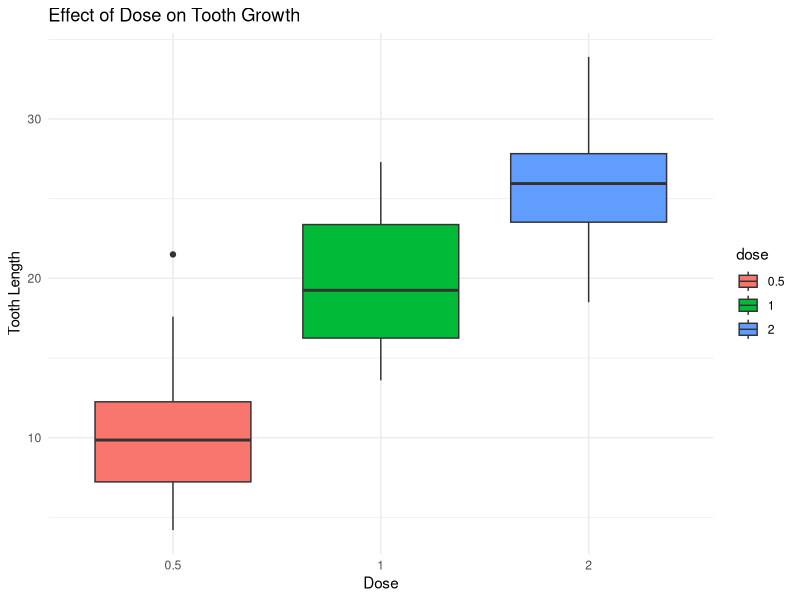
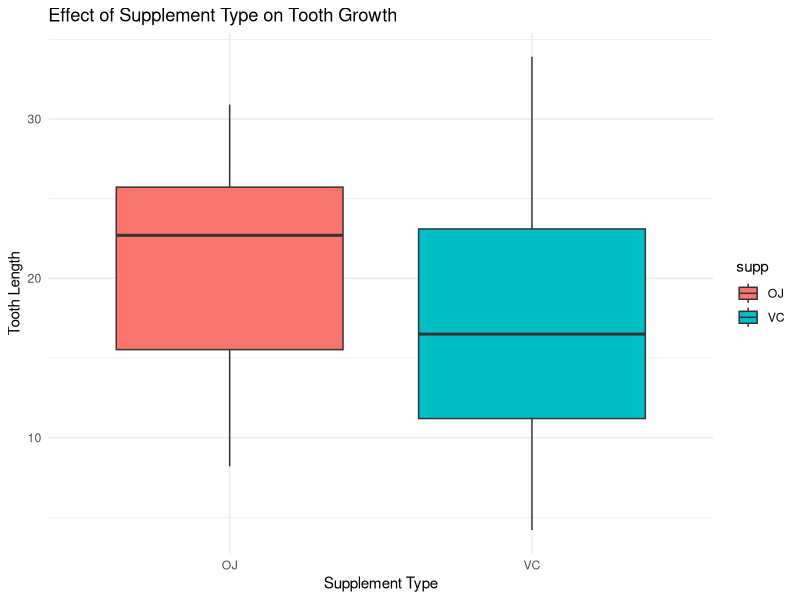
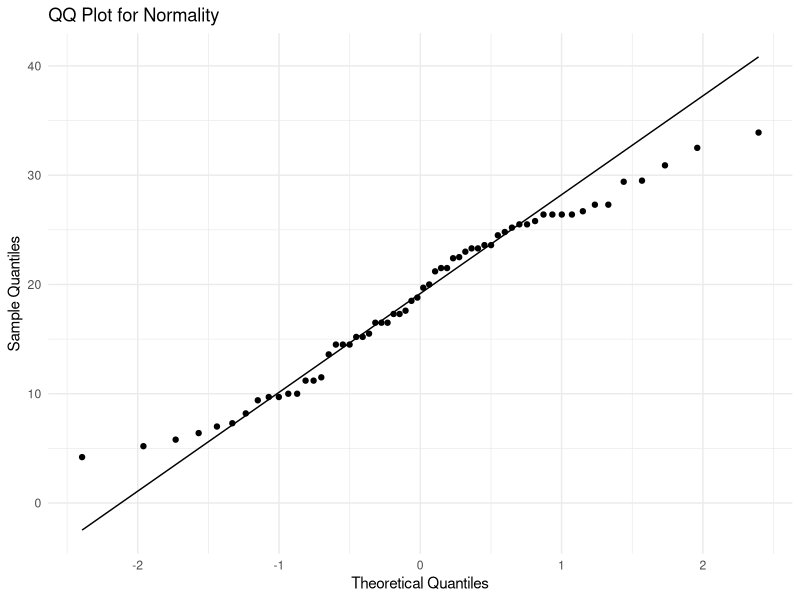
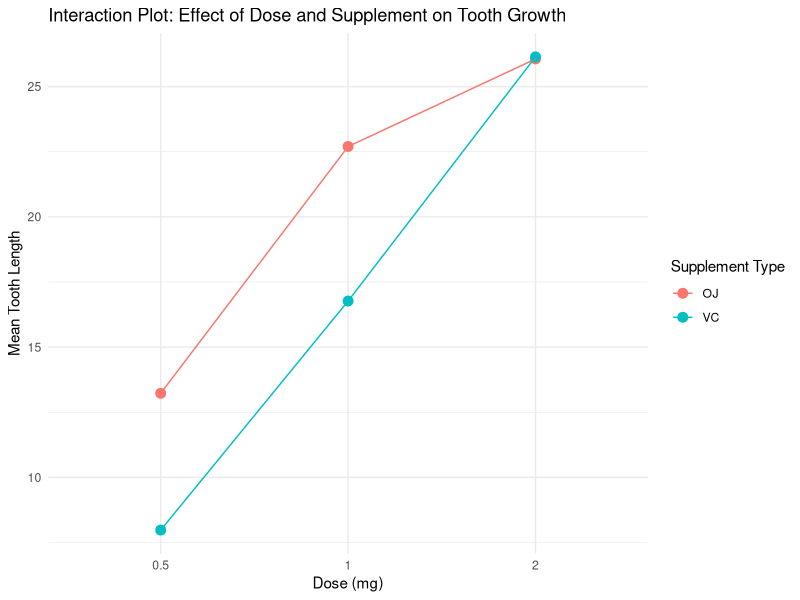
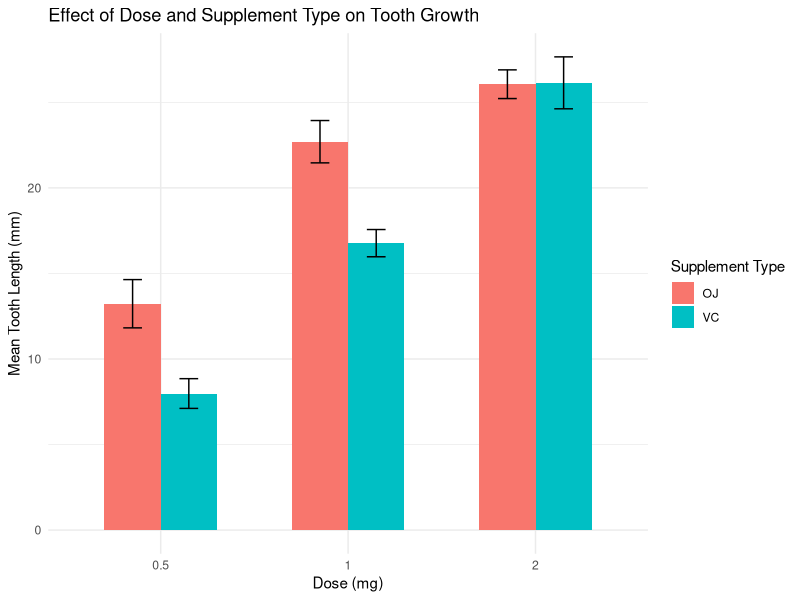
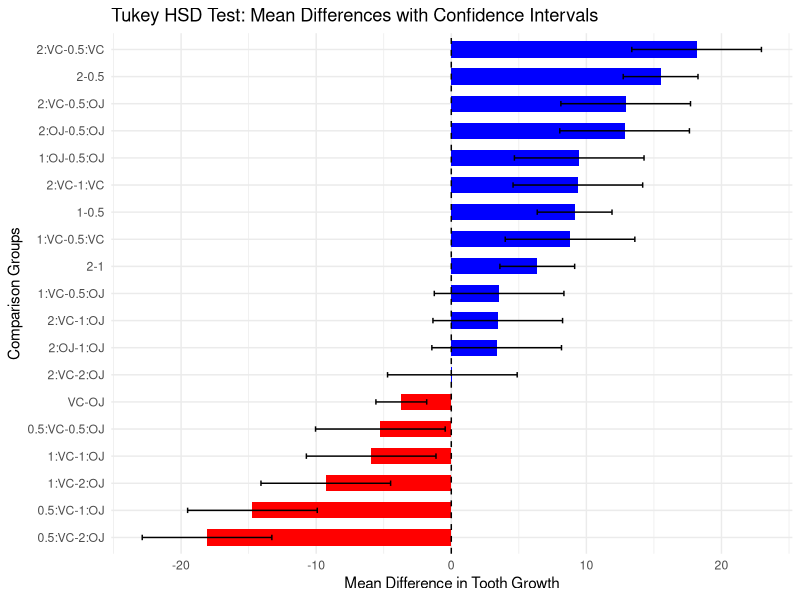

Source code (R) for these figures, in order:
## ---- chunk 1
# Data Loading and Preparation

# Load necessary libraries
library(ggplot2)
library(car)
library(dplyr)

# Load the dataset
data("ToothGrowth")

# Create a local copy
tooth_data <- ToothGrowth

# Convert dose and supp to factors
tooth_data$dose <- as.factor(tooth_data$dose)
tooth_data$supp <- as.factor(tooth_data$supp)

# View summary statistics
summary(tooth_data)

## ---- chunk 2
# Boxplot of Tooth Length by Dose
ggplot(tooth_data, aes(x = dose, y = len, fill = dose)) +
  geom_boxplot() +
  labs(title = "Effect of Dose on Tooth Growth", x = "Dose", y = "Tooth Length") +
  theme_minimal()

# Boxplot of Tooth Length by Supplement Type
ggplot(tooth_data, aes(x = supp, y = len, fill = supp)) +
  geom_boxplot() +
  labs(title = "Effect of Supplement Type on Tooth Growth", x = "Supplement Type", y = "Tooth Length") +
  theme_minimal()
## ---- chunk 3
# Perform Shapiro-Wilk test for normality
shapiro_result <- shapiro.test(tooth_data$len)

# Print formatted results
cat("\n------------------------------------------\n")
cat("         SHAPIRO-WILK TEST FOR NORMALITY        \n")
cat("------------------------------------------\n")
cat(sprintf("Test Statistic (W)   : %.5f", shapiro_result$statistic))
cat(sprintf("\nP-Value              : %.5f", shapiro_result$p.value))

# Interpretation based on p-value
if (shapiro_result$p.value > 0.05) {
  cat("\n\nConclusion: The p-value is greater than 0.05, so we fail to reject the null hypothesis.\n")
  cat("This suggests that the data follows a normal distribution. ✅\n")
} else {
  cat("\n\nConclusion: The p-value is less than 0.05, so we reject the null hypothesis.\n")
  cat("This suggests that the data significantly deviates from a normal distribution. ❌\n")
}
cat("\n------------------------------------------\n")

# Generate QQ Plot
qq_plot <- ggplot(tooth_data, aes(sample = len)) +
  stat_qq() +
  stat_qq_line() +
  labs(title = "QQ Plot for Normality",
       x = "Theoretical Quantiles",
       y = "Sample Quantiles") +
  theme_minimal()

# Print the QQ Plot
print(qq_plot)

## ---- chunk 4
# Load necessary library
library(car)

# Perform Levene's Test for Dose
levene_dose <- leveneTest(len ~ dose, data = tooth_data)

# Perform Levene's Test for Supplement
levene_supp <- leveneTest(len ~ supp, data = tooth_data)

# Print formatted results
cat("\n------------------------------------------\n")
cat("     LEVENE'S TEST FOR HOMOGENEITY OF VARIANCE    \n")
cat("------------------------------------------\n")

# Print results for Dose
cat("\n📌 Testing Variance Across Dose Groups:\n")
cat(sprintf("Test Statistic (F)   : %.5f", levene_dose$"F value"[1]))
cat(sprintf("\nP-Value              : %.5f", levene_dose$"Pr(>F)"[1]))

# Interpretation for Dose
if (levene_dose$"Pr(>F)"[1] > 0.05) {
  cat("\n\nConclusion: The p-value is greater than 0.05, so we fail to reject the null hypothesis.\n")
  cat("This suggests that the variance is equal across different dose groups. ✅\n")
} else {
  cat("\n\nConclusion: The p-value is less than 0.05, so we reject the null hypothesis.\n")
  cat("This suggests that the variance differs significantly across dose groups. ❌\n")
}

# Print results for Supplement
cat("\n\n📌 Testing Variance Across Supplement Types:\n")
cat(sprintf("Test Statistic (F)   : %.5f", levene_supp$"F value"[1]))
cat(sprintf("\nP-Value              : %.5f", levene_supp$"Pr(>F)"[1]))

# Interpretation for Supplement
if (levene_supp$"Pr(>F)"[1] > 0.05) {
  cat("\n\nConclusion: The p-value is greater than 0.05, so we fail to reject the null hypothesis.\n")
  cat("This suggests that the variance is equal across supplement types (OJ & VC). ✅\n")
} else {
  cat("\n\nConclusion: The p-value is less than 0.05, so we reject the null hypothesis.\n")
  cat("This suggests that the variance differs significantly across supplement types. ❌\n")
}
cat("\n------------------------------------------\n")
## ---- chunk 5
# Perform One-Factor ANOVA for Dose
anova_dose <- aov(len ~ dose, data = tooth_data)
anova_dose_summary <- summary(anova_dose)

# Print formatted output
cat("\n------------------------------------------\n")
cat("     ONE-FACTOR ANOVA: EFFECT OF DOSE     \n")
cat("------------------------------------------\n")
print(anova_dose_summary)

## ---- chunk 6
# Perform One-Factor ANOVA for Supplement Type
anova_supp <- aov(len ~ supp, data = tooth_data)
anova_supp_summary <- summary(anova_supp)

# Print formatted output
cat("\n-----------------------------------------\n")
cat("  ONE-FACTOR ANOVA: EFFECT OF SUPPLEMENT  \n")
cat("------------------------------------------\n")
print(anova_supp_summary)
## ---- chunk 7
# Perform Two-Factor ANOVA (without interaction)
anova_additive <- aov(len ~ dose + supp, data = tooth_data)
anova_additive_summary <- summary(anova_additive)

# Print formatted output
cat("\n--------------------------------------------------\n")
cat("   TWO-FACTOR ANOVA: ADDITIVE MODEL (DOSE + SUPP)   \n")
cat("----------------------------------------------------\n")
print(anova_additive_summary)
## ---- chunk 8
# Perform Two-Factor ANOVA (with interaction)
anova_interaction <- aov(len ~ dose * supp, data = tooth_data)
anova_interaction_summary <- summary(anova_interaction)

# Print formatted output
cat("\n----------------------------------------------------------\n")
cat("   TWO-FACTOR ANOVA: MODEL WITH INTERACTION (DOSE * SUPP)   \n")
cat("------------------------------------------------------------\n")
print(anova_interaction_summary)
## ---- chunk 9

# Generate interaction plot
ggplot(tooth_data, aes(x = dose, y = len, color = supp, group = supp)) +
  stat_summary(fun = mean, geom = "point", size = 3) +
  stat_summary(fun = mean, geom = "line") +
  labs(title = "Interaction Plot: Effect of Dose and Supplement on Tooth Growth",
       x = "Dose (mg)", y = "Mean Tooth Length", color = "Supplement Type") +
  theme_minimal()
## ---- chunk 10
# Compute summary statistics (mean & standard error)
summary_data <- tooth_data %>%
  group_by(dose, supp) %>%
  summarise(
    mean_len = mean(len),
    se = sd(len) / sqrt(n())  # Standard Error
  )

# View summary data
#print(summary_data)

# Bar plot with error bars
ggplot(summary_data, aes(x = dose, y = mean_len, fill = supp)) +
  geom_bar(stat = "identity", position = position_dodge(), width = 0.6) +
  geom_errorbar(aes(ymin = mean_len - se, ymax = mean_len + se),
                width = 0.2, position = position_dodge(0.6)) +
  labs(
    title = "Effect of Dose and Supplement Type on Tooth Growth",
    x = "Dose (mg)", 
    y = "Mean Tooth Length (mm)", 
    fill = "Supplement Type"
  ) +
  theme_minimal()
## ---- chunk 11
# Tukey's Honest Significant Difference Test
tukey_result <- TukeyHSD(anova_interaction)

# Print results
cat("\n------------------------------------------\n")
cat("     TUKEY MULTIPLE COMPARISONS OF MEANS    \n")
cat("--------------------------------------------\n")
print(tukey_result)
## ---- chunk 12
# Convert Tukey HSD results into a dataframe for plotting
tukey_dose <- as.data.frame(tukey_result$dose)
tukey_supp <- as.data.frame(tukey_result$supp)
tukey_interaction <- as.data.frame(tukey_result$`dose:supp`)  # Ensure proper access

# Add comparison names
tukey_dose$Comparison <- rownames(tukey_dose)
tukey_supp$Comparison <- rownames(tukey_supp)
tukey_interaction$Comparison <- rownames(tukey_interaction)

# Rename columns for clarity
colnames(tukey_dose) <- c("Mean_Difference", "Lower_CI", "Upper_CI", "P_Value", "Comparison")
colnames(tukey_supp) <- c("Mean_Difference", "Lower_CI", "Upper_CI", "P_Value", "Comparison")
colnames(tukey_interaction) <- c("Mean_Difference", "Lower_CI", "Upper_CI", "P_Value", "Comparison")

# Combine all Tukey results
tukey_df <- rbind(tukey_dose, tukey_supp, tukey_interaction)

# View the final Tukey test results dataframe
print(tukey_df)

# Plot Tukey's HSD results
ggplot(tukey_df, aes(x = Mean_Difference, y = reorder(Comparison, Mean_Difference), fill = Mean_Difference > 0)) +
  geom_bar(stat = "identity", width = 0.6) +  # Bar plot
  geom_errorbar(aes(xmin = Lower_CI, xmax = Upper_CI), width = 0.2) +  # Confidence intervals
  geom_vline(xintercept = 0, linetype = "dashed", color = "black") +  # Reference line at zero
  labs(
    title = "Tukey HSD Test: Mean Differences with Confidence Intervals",
    x = "Mean Difference in Tooth Growth",
    y = "Comparison Groups"
  ) +
  scale_fill_manual(values = c("red", "blue"), guide = "none") +  # Colors for positive/negative differences
  theme_minimal()  # Minimalist theme
